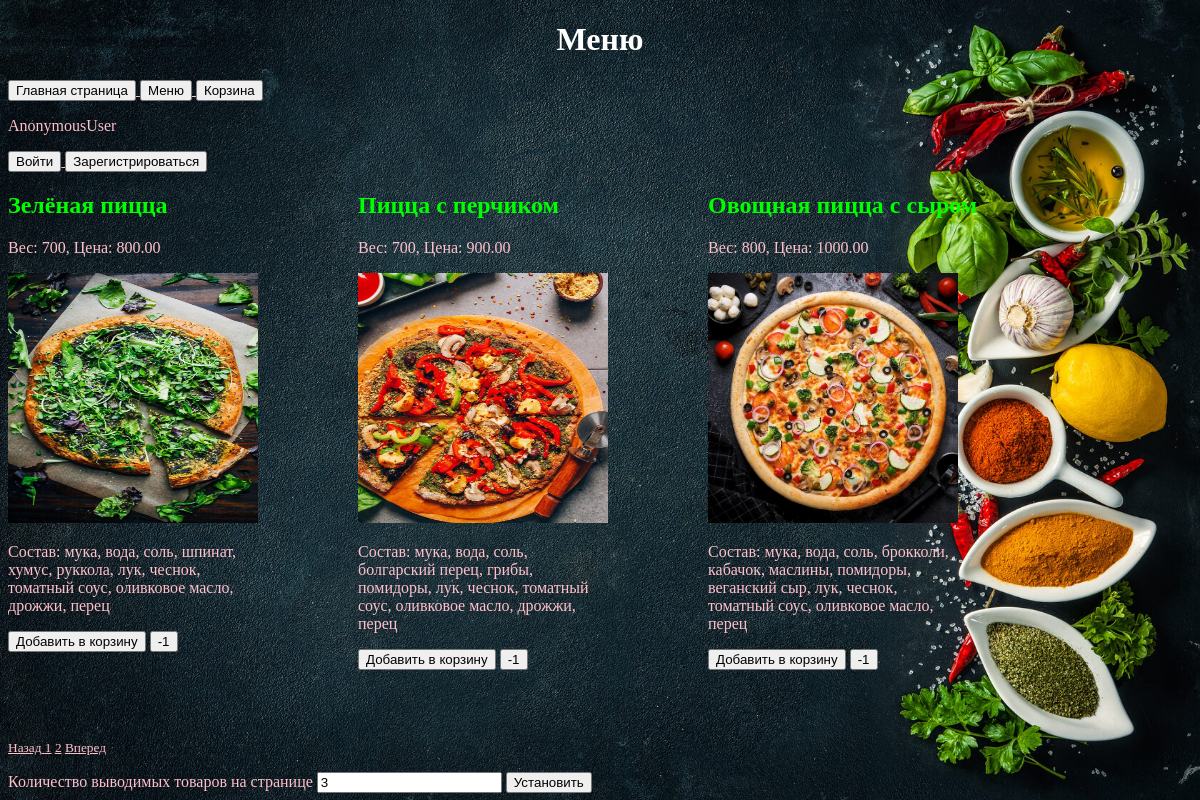
The app's page /menu/ with its own data.
### appFood/models.py (models this page shows, shortened)
class Menu(models.Model):
    name_food = models.CharField(max_length=30)
    category = models.ForeignKey('Category', on_delete=models.PROTECT)
    weight_gr = models.IntegerField()
    price = models.DecimalField(max_digits=50000, decimal_places=2)
    ingredients = models.TextField()
    image = models.CharField(max_length=200)
    time_create = models.DateTimeField(auto_created=True)
    time_update = models.DateTimeField(auto_now_add=True)

### appFood/views.py (the view, shortened to what this page needs)
# urls.py: path('menu/', views.menu),
def menu(request):
    title = 'Меню'
    global k
    global basket_list
    menus = Menu.objects.all().order_by('id')
    paginator = Paginator(menus, k)
    page_number = request.GET.get('page')
    page_obj = paginator.get_page(page_number)
    context = {
        'title': title,
        'page_obj': page_obj,
        'k': k,
        'basket_list': basket_list,
    }
    return render(request, 'menu.html', context)

### templates/menu.html (shortened to what this page needs)
{% extends "base.html" %}
{% load static %}
{% block pagename %}
<h1>{{ title }}</h1>
{% endblock %}
{% block content %}
<div id="main">
    {% for menu in page_obj %}
    <div>
        <h2>{{ menu.name_food }}</h2>
        <p>Вес: {{ menu.weight_gr }}, Цена: {{ menu.price }}</p>
        <img src='{% static menu.image %}' style="width: 250px; height: 250px;">
        <p style="width: 250px">Состав: {{ menu.ingredients }}</p>
        <form method="post">
            <button type="submit" name="add">Добавить в корзину</button>
            <button type="submit" name="del">-1</button>
        </form>
    </div>
    {% endfor %}
</div>
<div class="pagination">
    {% if page_obj.has_other_pages %}
    <p><small>
        <nav aria-label="Page navigation">
            {% if page_obj.has_previous %}
            <a class="page-link" href="?page={{ page_obj.previous_page_number }}" aria-label="Previous">
                <span aria-hidden="true">Назад</span>
            </a>
            {% else %}
            <a class="page-link" href="#" aria-label="Previous">
                <span aria-hidden="true">Назад</span>
            </a>
            {% endif %}
            {% for i in page_obj.paginator.page_range %}
            {% if page.obj.number == i %}
            <a class="page-link" href="#">{{ i }}</a>
            {% else %}
            <a class="page-link" href="?page={{ i }}">{{ i }}</a>
            {% endif %}
            {% endfor %}
            {% if page_obj.has_next %}
            <a class="page-link" href="?page={{ page_obj.next_page_number }}" aria-label="Next">
                <span aria-hidden="true">Вперед</span>
            </a>
            {% else %}
            <a class="page-link" href="#" aria-label="Next">
                <span aria-hidden="true">Вперед</span>
            </a>
            {% endif %}
        </nav>
        {% endif %}
    </small></p>
    <form method="post">
        <label for="k">Количество выводимых товаров на странице</label>
        <input type="number" id="k" name="k" maxlength="2" value="{{ k }}" required>
        <button type="submit" name="pag">Установить</button>
    </form>
</div>
{% endblock %}

### templates/base.html (shortened to what this page needs)
{% load static %}
<!DOCTYPE html>
<html lang="en">
<head>
    <link rel="stylesheet" type="text/css" href='{% static "style12.css" %}'>
</head>
<body>
<header>
    {% block pagename %}{% endblock %}
</header>
<nav>
    {% block menu %}
    <a href='http://127.0.0.1:8000/base/'>
        <button type="button">Главная страница</button>
    </a>
    <a href='http://127.0.0.1:8000/menu/'>
        <button type="button">Меню</button>
    </a>
    <a href='http://127.0.0.1:8000/basket/'>
        <button type="button">Корзина</button>
    </a>
    <p>{{ user }}</p>
    {% if request.user.is_authenticated == False %}
    <a href='http://127.0.0.1:8000/login/'>
        <button type="button">Войти</button>
    </a>
    <a href='http://127.0.0.1:8000/register/'>
        <button type="button">Зарегистрироваться</button>
    </a>
    {% else %}
    <a href='http://127.0.0.1:8000/logout/'>
        <button type="button">Выйти</button>
    </a>
    {% endif %}
    {% endblock %}
</nav>
<main>
    {% block content %}{% endblock %}
</main>
</body>
</html>

### static/style12.css (style rules this page uses)
h1 { text-align: center; color: #FFFFFF; }
p { text-align: left; color: #FFC0CB; }
a { text-align: left; color: #FFC0CB; }
html { background-image: url(fon1.jpg); background-repeat: no-repeat; background-position: center center; background-attachment: fixed; -webkit-background-size: cover; -moz-background-size: cover; -o-background-size: cover; background-size: cover; }
form { text-align: left; color: #FFC0CB; }
body { text-align: left; color: #FFC0CB; }
div { text-align: left; color: #00FF00; }
#main { width: 1200px; overflow: hidden; }
#main>div { width: 350px; height: 550px; display: inline-block; float:left; }

### records on screen
Menu: name_food "Зелёная пицца", weight_gr "700", price "800.00", image (picture), ingredients "мука, вода, соль, шпинат, хумус, руккола, лук, чеснок, томатный соус, оливковое масло, дрожжи, перец"
Menu: name_food "Пицца с перчиком", weight_gr "700", price "900.00", image (picture), ingredients "мука, вода, соль, болгарский перец, грибы, помидоры, лук, чеснок, томатный соус, оливковое масло, дрожжи, перец"
Menu: name_food "Овощная пицца с сыром", weight_gr "800", price "1000.00", image (picture), ingredients "мука, вода, соль, брокколи, кабачок, маслины, помидоры, веганский сыр, лук, чеснок, томатный соус, оливковое масло, перец"

### other values on screen
{{ title }} "Меню"
{{ user }} "AnonymousUser"
{{ i }} "1" "2"
